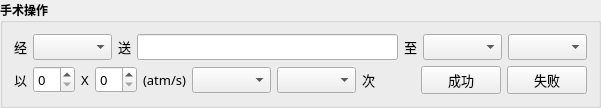
      <widget class="QGroupBox" name="groupBox_8">
       <property name="font">
        <font>
         <family>微软雅黑</family>
         <weight>75</weight>
         <bold>true</bold>
        </font>
       </property>
       <property name="title">
        <string>手术操作</string>
       </property>
       <layout class="QVBoxLayout" name="verticalLayout_7">
        <item>
         <layout class="QHBoxLayout" name="horizontalLayout_9">
          <item>
           <widget class="QLabel" name="label_2">
            <property name="font">
             <font>
              <family>微软雅黑</family>
              <pointsize>10</pointsize>
              <weight>50</weight>
              <bold>false</bold>
             </font>
            </property>
            <property name="text">
             <string>经</string>
            </property>
           </widget>
          </item>
          <item>
           <widget class="QComboBox" name="m_cmbCZJ">
            <property name="font">
             <font>
              <family>微软雅黑</family>
              <pointsize>10</pointsize>
              <weight>50</weight>
              <bold>false</bold>
             </font>
            </property>
           </widget>
          </item>
          <item>
           <widget class="QLabel" name="label_19">
            <property name="font">
             <font>
              <family>微软雅黑</family>
              <pointsize>10</pointsize>
              <weight>50</weight>
              <bold>false</bold>
             </font>
            </property>
            <property name="text">
             <string>送</string>
            </property>
           </widget>
          </item>
          <item>
           <widget class="QLineEdit" name="m_lineCZS">
            <property name="font">
             <font>
              <family>微软雅黑</family>
              <pointsize>10</pointsize>
              <weight>50</weight>
              <bold>false</bold>
             </font>
            </property>
           </widget>
          </item>
          <item>
           <widget class="QLabel" name="label_20">
            <property name="font">
             <font>
              <family>微软雅黑</family>
              <pointsize>10</pointsize>
              <weight>50</weight>
              <bold>false</bold>
             </font>
            </property>
            <property name="text">
             <string>至</string>
            </property>
           </widget>
          </item>
          <item>
           <widget class="QComboBox" name="m_cmbCZXG">
            <property name="font">
             <font>
              <family>微软雅黑</family>
              <pointsize>10</pointsize>
              <weight>50</weight>
              <bold>false</bold>
             </font>
            </property>
           </widget>
          </item>
          <item>
           <widget class="QComboBox" name="m_cmbCZXGWZ">
            <property name="font">
             <font>
              <family>微软雅黑</family>
              <pointsize>10</pointsize>
              <weight>50</weight>
              <bold>false</bold>
             </font>
            </property>
           </widget>
          </item>
         </layout>
        </item>
        <item>
         <layout class="QHBoxLayout" name="horizontalLayout_10">
          <item>
           <widget class="QLabel" name="label_18">
            <property name="font">
             <font>
              <family>微软雅黑</family>
              <pointsize>10</pointsize>
              <weight>50</weight>
              <bold>false</bold>
             </font>
            </property>
            <property name="text">
             <string>以</string>
            </property>
           </widget>
          </item>
          <item>
           <widget class="QSpinBox" name="m_spbCZAtm">
            <property name="font">
             <font>
              <family>微软雅黑</family>
              <pointsize>10</pointsize>
              <weight>50</weight>
              <bold>false</bold>
             </font>
            </property>
           </widget>
          </item>
          <item>
           <widget class="QLabel" name="label_21">
            <property name="font">
             <font>
              <family>微软雅黑</family>
              <pointsize>10</pointsize>
              <weight>50</weight>
              <bold>false</bold>
             </font>
            </property>
            <property name="text">
             <string>X</string>
            </property>
           </widget>
          </item>
          <item>
           <widget class="QSpinBox" name="m_spbCZSpeed">
            <property name="font">
             <font>
              <family>微软雅黑</family>
              <pointsize>10</pointsize>
              <weight>50</weight>
              <bold>false</bold>
             </font>
            </property>
           </widget>
          </item>
          <item>
           <widget class="QLabel" name="label_22">
            <property name="font">
             <font>
              <family>微软雅黑</family>
              <pointsize>10</pointsize>
              <weight>50</weight>
              <bold>false</bold>
             </font>
            </property>
            <property name="text">
             <string>(atm/s)</string>
            </property>
           </widget>
          </item>
          <item>
           <widget class="QComboBox" name="m_cmbCZFS">
            <property name="font">
             <font>
              <family>微软雅黑</family>
              <pointsize>10</pointsize>
              <weight>50</weight>
              <bold>false</bold>
             </font>
            </property>
           </widget>
          </item>
          <item>
           <widget class="QComboBox" name="m_cmbCZCS">
            <property name="font">
             <font>
              <family>微软雅黑</family>
              <pointsize>10</pointsize>
              <weight>50</weight>
              <bold>false</bold>
             </font>
            </property>
           </widget>
          </item>
          <item>
           <widget class="QLabel" name="label_3">
            <property name="font">
             <font>
              <pointsize>10</pointsize>
              <weight>50</weight>
              <bold>false</bold>
             </font>
            </property>
            <property name="text">
             <string>次</string>
            </property>
           </widget>
          </item>
          <item>
           <spacer name="horizontalSpacer_10">
            <property name="orientation">
             <enum>Qt::Horizontal</enum>
            </property>
            <property name="sizeHint" stdset="0">
             <size>
              <width>40</width>
              <height>20</height>
             </size>
            </property>
           </spacer>
          </item>
          <item>
           <widget class="QPushButton" name="m_btnSuccess">
            <property name="font">
             <font>
              <family>微软雅黑</family>
              <pointsize>10</pointsize>
              <weight>50</weight>
              <bold>false</bold>
             </font>
            </property>
            <property name="text">
             <string>成功</string>
            </property>
           </widget>
          </item>
          <item>
           <widget class="QPushButton" name="m_btnFailure">
            <property name="font">
             <font>
              <family>微软雅黑</family>
              <pointsize>10</pointsize>
              <weight>50</weight>
              <bold>false</bold>
             </font>
            </property>
            <property name="text">
             <string>失败</string>
            </property>
           </widget>
          </item>
         </layout>
        </item>
       </layout>
      </widget>
